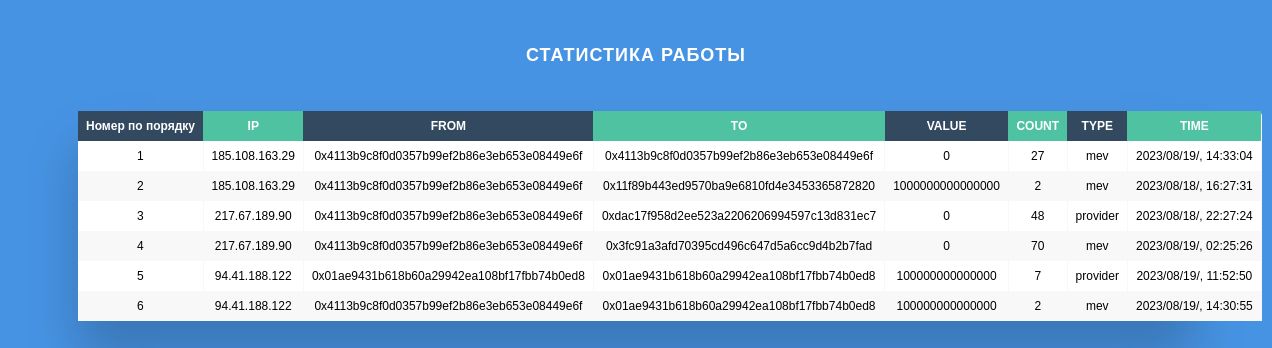
Page /stat on the committed database.
### tables this page shows
CREATE TABLE stat (id INTEGER PRIMARY KEY, ip_ TEXT, from_ TEXT, to_ TEXT, value_ TEXT, count_ INTEGER, tip_ TEXT, timestamp_ TEXT);

### proxy_bundle.py (the view)
@app.route('/stat')
def stat():
    limit = request.args.get('limit', default=50, type=int)
    page = request.args.get('page', default=1, type=int)
    offset = (page - 1) * limit
    conn = sqlite3.connect(DB)
    cursor = conn.execute(f'SELECT * FROM stat LIMIT {limit} OFFSET {offset}')
    data = cursor.fetchall()
    len_ = len(data)
    conn.close()
    return render_template('stat.html', data=data, limit=limit, page=page, len_=len_)

### templates/stat.html (shortened to what this page needs)
	<!DOCTYPE html>
<html>
<head>
</head>
<body>
	<h2>Статистика работы</h2>
	<div class="table-wrapper">
		<table class="fl-table">
			<thead>
				<tr>
					<th>Номер по порядку</th>
					<th>IP</th>
					<th>FROM</th>
					<th>TO</th>
					<th>VALUE</th>
					<th>COUNT</th>
					<th>TYPE</th>
					<th>TIME</th>
				</tr>
			</thead>
			<tbody>
				{% for row in data %}
				<tr>
					<td>{{ row[0] }}</td>
					<td>{{ row[1] }}</td>
					<td>{{ row[2] }}</td>
					<td>{{ row[3] }}</td>
					<td>{{ row[4] }}</td>
					<td>{{ row[5] }}</td>
					<td>{{ row[6] }}</td>
					<td>{{ row[7] }}</td>
				</tr>
				{% endfor %}
			</tbody>
		</table>
	</div>
</body>
</html>

### templates/stat.html (style rules this page uses)
* { box-sizing: border-box; -webkit-box-sizing: border-box; -moz-box-sizing: border-box; }
body { font-family: Helvetica; -webkit-font-smoothing: antialiased; background: rgba( 71, 147, 227, 1); }
h2 { text-align: center; font-size: 18px; text-transform: uppercase; letter-spacing: 1px; color: white; padding: 30px 0; }
.table-wrapper { margin: 10px 70px 70px; box-shadow: 0px 35px 50px rgba( 0, 0, 0, 0.2 ); }
.fl-table { border-radius: 5px; font-size: 12px; font-weight: normal; border: none; border-collapse: collapse; width: 100%; max-width: 100%; white-space: nowrap; background-color: white; }
.fl-table td, .fl-table th { text-align: center; padding: 8px; }
.fl-table td { border-right: 1px solid #f8f8f8; font-size: 12px; }
.fl-table thead th { color: #ffffff; background: #4FC3A1; }
.fl-table thead th:nth-child(odd) { color: #ffffff; background: #324960; }
.fl-table tr:nth-child(even) { background: #F8F8F8; }

### rows in the picture
stat: id "1", ip_ "185.108.163.29", from_ "0x4113b9c8f0d0357b99ef2b86e3eb653e08449e6f", to_ "0x4113b9c8f0d0357b99ef2b86e3eb653e08449e6f", value_ "0", count_ "27", tip_ "mev", timestamp_ "2023/08/19/, 14:33:04"
stat: id "2", ip_ "185.108.163.29", from_ "0x4113b9c8f0d0357b99ef2b86e3eb653e08449e6f", to_ "0x11f89b443ed9570ba9e6810fd4e3453365872820", value_ "1000000000000000", count_ "2", tip_ "mev", timestamp_ "2023/08/18/, 16:27:31"
stat: id "3", ip_ "217.67.189.90", from_ "0x4113b9c8f0d0357b99ef2b86e3eb653e08449e6f", to_ "0xdac17f958d2ee523a2206206994597c13d831ec7", value_ "0", count_ "48", tip_ "provider", timestamp_ "2023/08/18/, 22:27:24"
stat: id "4", ip_ "217.67.189.90", from_ "0x4113b9c8f0d0357b99ef2b86e3eb653e08449e6f", to_ "0x3fc91a3afd70395cd496c647d5a6cc9d4b2b7fad", value_ "0", count_ "70", tip_ "mev", timestamp_ "2023/08/19/, 02:25:26"
stat: id "5", ip_ "94.41.188.122", from_ "0x01ae9431b618b60a29942ea108bf17fbb74b0ed8", to_ "0x01ae9431b618b60a29942ea108bf17fbb74b0ed8", value_ "100000000000000", count_ "7", tip_ "provider", timestamp_ "2023/08/19/, 11:52:50"
stat: id "6", ip_ "94.41.188.122", from_ "0x4113b9c8f0d0357b99ef2b86e3eb653e08449e6f", to_ "0x01ae9431b618b60a29942ea108bf17fbb74b0ed8", value_ "100000000000000", count_ "2", tip_ "mev", timestamp_ "2023/08/19/, 14:30:55"
